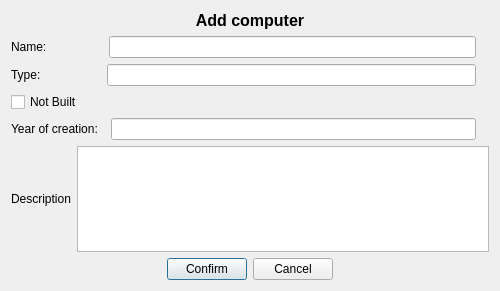
<?xml version="1.0" encoding="UTF-8"?>
<ui version="4.0">
 <class>DialogAddCom</class>
 <widget class="QDialog" name="DialogAddCom">
  <property name="geometry">
   <rect>
    <x>0</x>
    <y>0</y>
    <width>500</width>
    <height>291</height>
   </rect>
  </property>
  <property name="font">
   <font>
    <family>Arial</family>
   </font>
  </property>
  <property name="windowTitle">
   <string>Add Computer</string>
  </property>
  <layout class="QVBoxLayout" name="verticalLayout">
   <item>
    <widget class="QLabel" name="label_addCom">
     <property name="font">
      <font>
       <family>Arial</family>
       <pointsize>36</pointsize>
       <weight>75</weight>
       <italic>false</italic>
       <bold>true</bold>
       <kerning>false</kerning>
      </font>
     </property>
     <property name="text">
      <string>&lt;html&gt;&lt;head/&gt;&lt;body&gt;&lt;p&gt;&lt;span style=&quot; font-size:12pt;&quot;&gt;Add computer&lt;/span&gt;&lt;/p&gt;&lt;/body&gt;&lt;/html&gt;</string>
     </property>
     <property name="textFormat">
      <enum>Qt::RichText</enum>
     </property>
     <property name="alignment">
      <set>Qt::AlignCenter</set>
     </property>
    </widget>
   </item>
   <item>
    <layout class="QHBoxLayout" name="horizontalLayout_11">
     <item>
      <widget class="QLabel" name="label_addName_2">
       <property name="text">
        <string>Name:                 </string>
       </property>
      </widget>
     </item>
     <item>
      <widget class="QLineEdit" name="lineEdit_addComName"/>
     </item>
     <item>
      <widget class="QLabel" name="label_errorNameComp">
       <property name="text">
        <string/>
       </property>
      </widget>
     </item>
    </layout>
   </item>
   <item>
    <layout class="QHBoxLayout" name="horizontalLayout_7">
     <item>
      <widget class="QLabel" name="label_addName">
       <property name="text">
        <string>Type:                  </string>
       </property>
      </widget>
     </item>
     <item>
      <widget class="QLineEdit" name="lineEdit_addType"/>
     </item>
     <item>
      <widget class="QLabel" name="label_errorTypeComp">
       <property name="text">
        <string/>
       </property>
      </widget>
     </item>
    </layout>
   </item>
   <item>
    <widget class="QCheckBox" name="checkBox_created">
     <property name="text">
      <string>Not Built</string>
     </property>
    </widget>
   </item>
   <item>
    <layout class="QHBoxLayout" name="horizontalLayout">
     <item>
      <widget class="QLabel" name="label_creationYear">
       <property name="text">
        <string>Year of creation:  </string>
       </property>
      </widget>
     </item>
     <item>
      <widget class="QLineEdit" name="lineEdit_creationYear">
       <property name="enabled">
        <bool>true</bool>
       </property>
      </widget>
     </item>
     <item>
      <widget class="QLabel" name="label_errorCompYear">
       <property name="text">
        <string/>
       </property>
      </widget>
     </item>
    </layout>
   </item>
   <item>
    <layout class="QHBoxLayout" name="horizontalLayout_8">
     <item>
      <widget class="QLabel" name="label">
       <property name="text">
        <string>Description</string>
       </property>
      </widget>
     </item>
     <item>
      <widget class="QPlainTextEdit" name="textEdit_addComp"/>
     </item>
    </layout>
   </item>
   <item>
    <layout class="QHBoxLayout" name="horizontalLayout_12">
     <item>
      <spacer name="horizontalSpacer_5">
       <property name="orientation">
        <enum>Qt::Horizontal</enum>
       </property>
       <property name="sizeHint" stdset="0">
        <size>
         <width>128</width>
         <height>20</height>
        </size>
       </property>
      </spacer>
     </item>
     <item>
      <widget class="QPushButton" name="confirmAddButton">
       <property name="text">
        <string>Confirm</string>
       </property>
      </widget>
     </item>
     <item>
      <widget class="QPushButton" name="pushButton_cancelAdd">
       <property name="text">
        <string>Cancel</string>
       </property>
      </widget>
     </item>
     <item>
      <spacer name="horizontalSpacer_6">
       <property name="orientation">
        <enum>Qt::Horizontal</enum>
       </property>
       <property name="sizeHint" stdset="0">
        <size>
         <width>148</width>
         <height>20</height>
        </size>
       </property>
      </spacer>
     </item>
    </layout>
   </item>
  </layout>
  <zorder>checkBox_created</zorder>
  <zorder>label_addCom</zorder>
 </widget>
 <resources/>
 <connections/>
</ui>
